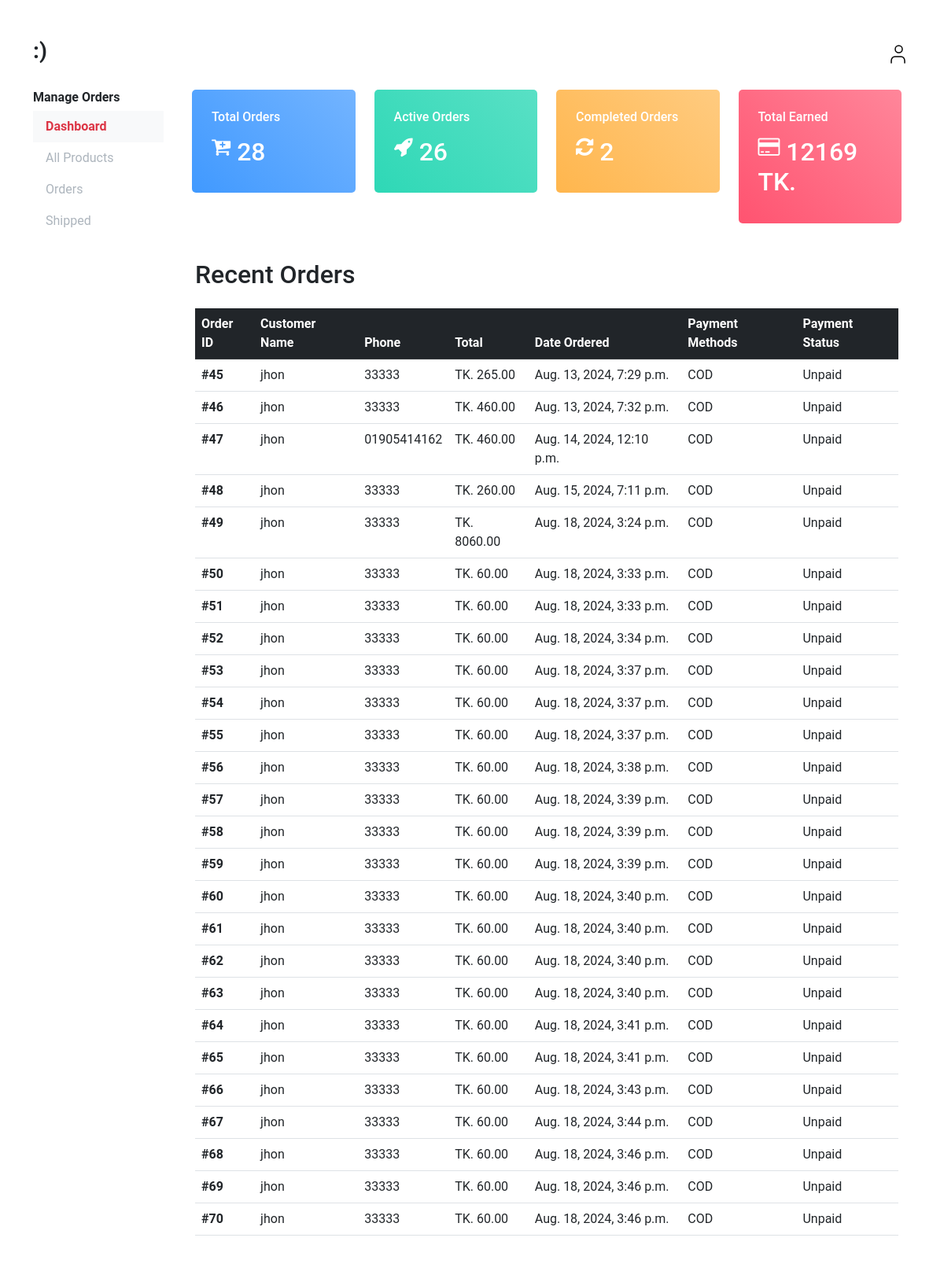
Screenshot of /payment/dashboard (signed in) with the database file from the repository.
### payment/models.py (models this page shows, shortened)
class Order(models.Model):
    user = models.ForeignKey(User, on_delete=models.CASCADE, null=True, blank=True)
    full_name = models.CharField(max_length=250)
    phone = models.CharField(max_length=20)
    email = models.EmailField(max_length=250)
    shipping_address = models.TextField(max_length=15000)
    amount_paid = models.DecimalField(max_digits=7, decimal_places=2)
    payment_method = models.CharField(max_length=200)
    payment_status = models.CharField(max_length=200)
    date_ordered = models.DateTimeField(auto_now_add=True)
    shipped = models.BooleanField(default=False)
    date_shipped = models.DateTimeField(blank=True, null=True)

### payment/views.py (the view)
# urls.py: path('dashboard', views.dashboard, name='dashboard'),
def dashboard(request):
    if request.user.is_authenticated and request.user.is_superuser:
        total_orders = Order.objects.count()
        active_orders = Order.objects.filter(shipped=False).count()
        completed_orders = Order.objects.filter(shipped=True).count()
        total_amount_paid = Order.objects.aggregate(Sum('amount_paid'))['amount_paid__sum'] or 0
        orders = Order.objects.filter(shipped=False)
        context = {
            'total_orders': total_orders,
            'active_orders': active_orders,
            'completed_orders': completed_orders,
            'total_amount_paid': total_amount_paid,
            'orders': orders,  # Include the orders in the context
        }
        return render(request, "payment/dashboard.html", context)
    else:
        messages.error(request, "Access Denied")
        return redirect('home')

### cart/context_processors.py (called while the page is built)
def cart(request):
    return {'cart': Cart(request)}

### payment/templates/payment/dashboard.html
{% extends 'payment/admin_base.html' %}
{% block content %}
        <div class="container">
            <div class="row">
                <div class="col-md-4 col-xl-3">
                    <div class="card bg-c-blue order-card">
                        <div class="card-block">
                            <h6 class="m-b-20">Total Orders</h6>
                            <h2 class="text-right mt-3"><i class="fa fa-cart-plus f-left me-2"></i><span>{{ total_orders }}</span></h2>
                        </div>
                    </div>
                </div>
                <div class="col-md-4 col-xl-3">
                    <div class="card bg-c-green order-card">
                        <div class="card-block">
                            <h6 class="m-b-20">Active Orders</h6>
                            <h2 class="text-right mt-3"><i class="fa fa-rocket f-left me-2"></i><span>{{ active_orders }}</span></h2>
                        </div>
                    </div>
                </div>
                <div class="col-md-4 col-xl-3">
                    <div class="card bg-c-yellow order-card">
                        <div class="card-block">
                            <h6 class="m-b-20">Completed Orders</h6>
                            <h2 class="text-right mt-3"><i class="fa fa-refresh f-left me-2"></i><span>{{ completed_orders }}</span></h2>
                        </div>
                    </div>
                </div>
                <div class="col-md-4 col-xl-3">
                    <div class="card bg-c-pink order-card">
                        <div class="card-block">
                            <h6 class="m-b-20">Total Earned</h6>
                            <h2 class="text-right mt-3"><i class="fa fa-credit-card f-left me-2"></i><span>{{ total_amount_paid }} TK.</span></h2>
                        </div>
                    </div>
                </div>
            </div>
        </div>
        <div class="card">
            <div class="card-body">
                <h2 class="card-title mb-4">Recent Orders</h2>
                <div class="table-responsive">
                    <table class="table table-hover">
                        <thead class="table-dark">
                            <tr>
                            <th scope="col">Order ID</th>
                            <th scope="col">Customer Name</th>
                            <th scope="col">Phone</th>
                            <th scope="col">Total</th>
                            <th scope="col">Date Ordered</th>
                            <th scope="col">Payment Methods</th>
                            <th scope="col">Payment Status</th>
                            </tr>
                        </thead>
                        <tbody>
                            {% for item in orders %}
                            <tr>
                                <th scope="row"><a class="text-decoration-none text-dark" href="{% url 'orders' item.id %}">#{{ item.id }}</a></th>
                                <td>{{ item.full_name }}</td>
                                <td>{{ item.phone }}</td>
                                <td>TK. {{ item.amount_paid }}</td>
                                <td>{{ item.date_ordered }}</td>
                                <td>{{ item.payment_method }}</td>
                                <td>{{ item.payment_status }}</td>
                            </tr>
                            {% endfor %}
                        </tbody>
                        </table>
                </div>
            </div>
        </div>
    </main>
</div>
</div>
</section>
{% endblock %}

### static/css/style.css (style rules this page uses)
* { outline: none !important; box-shadow: none !important; }
html, body { background-color: #ffffff; font-family: 'Roboto', sans-serif !important; }
a { text-decoration: none !important; color: #000 !important; }
.card { background-color: #ffffff; border-radius: 8px; box-shadow: 0px 0px 15px rgba(0, 0, 0, 0.1); }
.order-card { color: #fff; }
.bg-c-blue { background: linear-gradient(45deg,#4099ff,#73b4ff); }
.bg-c-green { background: linear-gradient(45deg,#2ed8b6,#59e0c5); }
.bg-c-yellow { background: linear-gradient(45deg,#FFB64D,#ffcb80); }
.bg-c-pink { background: linear-gradient(45deg,#FF5370,#ff869a); }
.card { border-radius: 5px; -webkit-box-shadow: 0 1px 2.94px 0.06px rgba(4,26,55,0.16); box-shadow: 0 1px 2.94px 0.06px rgba(4,26,55,0.16); border: none; margin-bottom: 30px; -webkit-transition: all 0.3s ease-in-out; transition: all 0.3s ease-in-out; }
.card .card-block { padding: 25px; }
.order-card i { font-size: 26px; }
.f-left { float: left; }

### rows the page displays
Order: id "45", full_name "jhon", phone "33333", amount_paid "265.00", date_ordered "Aug. 13, 2024, 7:29 p.m.", payment_method "COD", payment_status "Unpaid"
Order: id "46", full_name "jhon", phone "33333", amount_paid "460.00", date_ordered "Aug. 13, 2024, 7:32 p.m.", payment_method "COD", payment_status "Unpaid"
Order: id "47", full_name "jhon", phone "01905414162", amount_paid "460.00", date_ordered "Aug. 14, 2024, 12:10 p.m.", payment_method "COD", payment_status "Unpaid"
Order: id "48", full_name "jhon", phone "33333", amount_paid "260.00", date_ordered "Aug. 15, 2024, 7:11 p.m.", payment_method "COD", payment_status "Unpaid"
Order: id "49", full_name "jhon", phone "33333", amount_paid "8060.00", date_ordered "Aug. 18, 2024, 3:24 p.m.", payment_method "COD", payment_status "Unpaid"
Order: id "50", full_name "jhon", phone "33333", amount_paid "60.00", date_ordered "Aug. 18, 2024, 3:33 p.m.", payment_method "COD", payment_status "Unpaid"
Order: id "51", full_name "jhon", phone "33333", amount_paid "60.00", date_ordered "Aug. 18, 2024, 3:33 p.m.", payment_method "COD", payment_status "Unpaid"
Order: id "52", full_name "jhon", phone "33333", amount_paid "60.00", date_ordered "Aug. 18, 2024, 3:34 p.m.", payment_method "COD", payment_status "Unpaid"
Order: id "53", full_name "jhon", phone "33333", amount_paid "60.00", date_ordered "Aug. 18, 2024, 3:37 p.m.", payment_method "COD", payment_status "Unpaid"
Order: id "54", full_name "jhon", phone "33333", amount_paid "60.00", date_ordered "Aug. 18, 2024, 3:37 p.m.", payment_method "COD", payment_status "Unpaid"
Order: id "55", full_name "jhon", phone "33333", amount_paid "60.00", date_ordered "Aug. 18, 2024, 3:37 p.m.", payment_method "COD", payment_status "Unpaid"
Order: id "56", full_name "jhon", phone "33333", amount_paid "60.00", date_ordered "Aug. 18, 2024, 3:38 p.m.", payment_method "COD", payment_status "Unpaid"
Order: id "57", full_name "jhon", phone "33333", amount_paid "60.00", date_ordered "Aug. 18, 2024, 3:39 p.m.", payment_method "COD", payment_status "Unpaid"
Order: id "58", full_name "jhon", phone "33333", amount_paid "60.00", date_ordered "Aug. 18, 2024, 3:39 p.m.", payment_method "COD", payment_status "Unpaid"
Order: id "59", full_name "jhon", phone "33333", amount_paid "60.00", date_ordered "Aug. 18, 2024, 3:39 p.m.", payment_method "COD", payment_status "Unpaid"
Order: id "60", full_name "jhon", phone "33333", amount_paid "60.00", date_ordered "Aug. 18, 2024, 3:40 p.m.", payment_method "COD", payment_status "Unpaid"
Order: id "61", full_name "jhon", phone "33333", amount_paid "60.00", date_ordered "Aug. 18, 2024, 3:40 p.m.", payment_method "COD", payment_status "Unpaid"
Order: id "62", full_name "jhon", phone "33333", amount_paid "60.00", date_ordered "Aug. 18, 2024, 3:40 p.m.", payment_method "COD", payment_status "Unpaid"
Order: id "63", full_name "jhon", phone "33333", amount_paid "60.00", date_ordered "Aug. 18, 2024, 3:40 p.m.", payment_method "COD", payment_status "Unpaid"
Order: id "64", full_name "jhon", phone "33333", amount_paid "60.00", date_ordered "Aug. 18, 2024, 3:41 p.m.", payment_method "COD", payment_status "Unpaid"
Order: id "65", full_name "jhon", phone "33333", amount_paid "60.00", date_ordered "Aug. 18, 2024, 3:41 p.m.", payment_method "COD", payment_status "Unpaid"
Order: id "66", full_name "jhon", phone "33333", amount_paid "60.00", date_ordered "Aug. 18, 2024, 3:43 p.m.", payment_method "COD", payment_status "Unpaid"
Order: id "67", full_name "jhon", phone "33333", amount_paid "60.00", date_ordered "Aug. 18, 2024, 3:44 p.m.", payment_method "COD", payment_status "Unpaid"
Order: id "68", full_name "jhon", phone "33333", amount_paid "60.00", date_ordered "Aug. 18, 2024, 3:46 p.m.", payment_method "COD", payment_status "Unpaid"
Order: id "69", full_name "jhon", phone "33333", amount_paid "60.00", date_ordered "Aug. 18, 2024, 3:46 p.m.", payment_method "COD", payment_status "Unpaid"
Order: id "70", full_name "jhon", phone "33333", amount_paid "60.00", date_ordered "Aug. 18, 2024, 3:46 p.m.", payment_method "COD", payment_status "Unpaid"

### other values shown
{{ total_orders }} "28"
{{ active_orders }} "26"
{{ completed_orders }} "2"
{{ total_amount_paid }} "12169"
